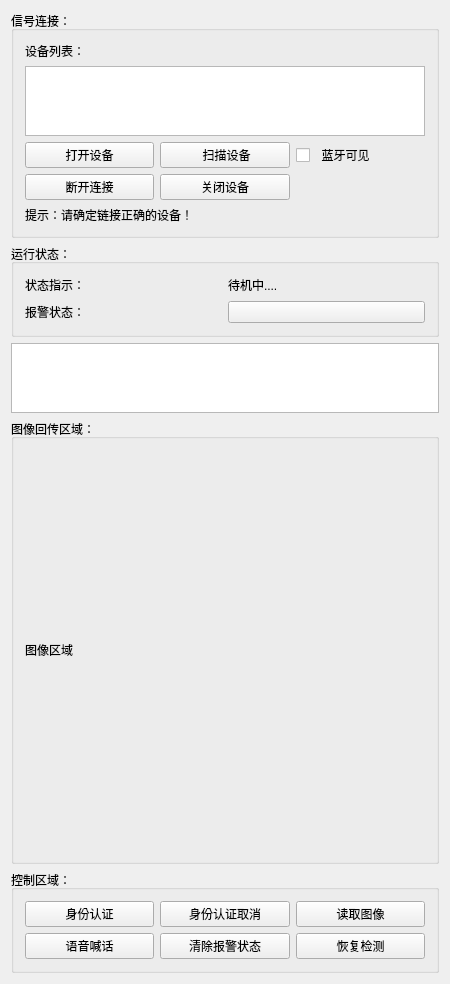
<?xml version="1.0" encoding="UTF-8"?>
<ui version="4.0">
 <class>SafeGuard</class>
 <widget class="QWidget" name="SafeGuard">
  <property name="geometry">
   <rect>
    <x>0</x>
    <y>0</y>
    <width>446</width>
    <height>924</height>
   </rect>
  </property>
  <property name="windowTitle">
   <string>SafeGuard</string>
  </property>
  <layout class="QVBoxLayout" name="verticalLayout_4">
   <item>
    <widget class="QGroupBox" name="groupBox">
     <property name="title">
      <string>信号连接：</string>
     </property>
     <layout class="QVBoxLayout" name="verticalLayout_2">
      <item>
       <widget class="QLabel" name="label">
        <property name="text">
         <string>设备列表：</string>
        </property>
       </widget>
      </item>
      <item>
       <widget class="QListWidget" name="list"/>
      </item>
      <item>
       <layout class="QGridLayout" name="gridLayout_3">
        <item row="0" column="1">
         <widget class="QPushButton" name="pushButton_scan">
          <property name="styleSheet">
           <string notr="true"/>
          </property>
          <property name="text">
           <string> 扫描设备</string>
          </property>
         </widget>
        </item>
        <item row="0" column="2">
         <widget class="QCheckBox" name="checkBox_discoverable">
          <property name="maximumSize">
           <size>
            <width>800</width>
            <height>400</height>
           </size>
          </property>
          <property name="styleSheet">
           <string notr="true"/>
          </property>
          <property name="text">
           <string>  蓝牙可见</string>
          </property>
         </widget>
        </item>
        <item row="0" column="0">
         <widget class="QPushButton" name="pushButton_openBluetooth">
          <property name="text">
           <string>打开设备</string>
          </property>
         </widget>
        </item>
        <item row="1" column="0">
         <widget class="QPushButton" name="pushButton_disconnect">
          <property name="text">
           <string>断开连接</string>
          </property>
         </widget>
        </item>
        <item row="1" column="1">
         <widget class="QPushButton" name="pushButton_closeDevice">
          <property name="text">
           <string>关闭设备</string>
          </property>
         </widget>
        </item>
       </layout>
      </item>
      <item>
       <widget class="QLabel" name="label_3">
        <property name="text">
         <string>提示：请确定链接正确的设备！</string>
        </property>
       </widget>
      </item>
     </layout>
    </widget>
   </item>
   <item>
    <widget class="QGroupBox" name="groupBox_2">
     <property name="title">
      <string>运行状态：</string>
     </property>
     <layout class="QHBoxLayout" name="horizontalLayout_2">
      <item>
       <layout class="QGridLayout" name="gridLayout_2">
        <item row="0" column="0">
         <widget class="QLabel" name="label_4">
          <property name="text">
           <string>状态指示：</string>
          </property>
         </widget>
        </item>
        <item row="2" column="0">
         <widget class="QLabel" name="label_5">
          <property name="text">
           <string>报警状态：</string>
          </property>
         </widget>
        </item>
        <item row="0" column="1">
         <widget class="QLabel" name="label_stateText">
          <property name="minimumSize">
           <size>
            <width>100</width>
            <height>20</height>
           </size>
          </property>
          <property name="text">
           <string>待机中....</string>
          </property>
         </widget>
        </item>
        <item row="2" column="1">
         <widget class="QPushButton" name="pushButton_alartLed">
          <property name="text">
           <string/>
          </property>
         </widget>
        </item>
       </layout>
      </item>
     </layout>
    </widget>
   </item>
   <item>
    <widget class="QTextBrowser" name="textBrowser"/>
   </item>
   <item>
    <widget class="QGroupBox" name="groupBox_3">
     <property name="title">
      <string>图像回传区域：</string>
     </property>
     <layout class="QHBoxLayout" name="horizontalLayout">
      <item>
       <widget class="QLabel" name="imageLabel">
        <property name="minimumSize">
         <size>
          <width>400</width>
          <height>400</height>
         </size>
        </property>
        <property name="maximumSize">
         <size>
          <width>400</width>
          <height>400</height>
         </size>
        </property>
        <property name="text">
         <string>图像区域</string>
        </property>
       </widget>
      </item>
     </layout>
    </widget>
   </item>
   <item>
    <widget class="QGroupBox" name="groupBox_4">
     <property name="title">
      <string>控制区域：</string>
     </property>
     <layout class="QHBoxLayout" name="horizontalLayout_3">
      <item>
       <layout class="QGridLayout" name="gridLayout">
        <item row="0" column="0">
         <widget class="QPushButton" name="pushButton_id">
          <property name="text">
           <string>身份认证</string>
          </property>
         </widget>
        </item>
        <item row="0" column="1">
         <widget class="QPushButton" name="pushButton_idx">
          <property name="text">
           <string>身份认证取消</string>
          </property>
         </widget>
        </item>
        <item row="0" column="2">
         <widget class="QPushButton" name="pushButton_readImage">
          <property name="text">
           <string>读取图像</string>
          </property>
         </widget>
        </item>
        <item row="1" column="0">
         <widget class="QPushButton" name="pushButton_warning">
          <property name="text">
           <string>语音喊话</string>
          </property>
         </widget>
        </item>
        <item row="1" column="1">
         <widget class="QPushButton" name="pushButton_clear">
          <property name="text">
           <string>清除报警状态</string>
          </property>
         </widget>
        </item>
        <item row="1" column="2">
         <widget class="QPushButton" name="pushButton_recovery_check">
          <property name="text">
           <string>恢复检测</string>
          </property>
         </widget>
        </item>
       </layout>
      </item>
     </layout>
    </widget>
   </item>
  </layout>
 </widget>
 <layoutdefault spacing="6" margin="11"/>
 <tabstops>
  <tabstop>pushButton_openBluetooth</tabstop>
  <tabstop>checkBox_discoverable</tabstop>
  <tabstop>list</tabstop>
  <tabstop>pushButton_alartLed</tabstop>
  <tabstop>pushButton_scan</tabstop>
  <tabstop>pushButton_warning</tabstop>
  <tabstop>pushButton_readImage</tabstop>
  <tabstop>pushButton_id</tabstop>
  <tabstop>pushButton_clear</tabstop>
 </tabstops>
 <resources/>
 <connections/>
</ui>
